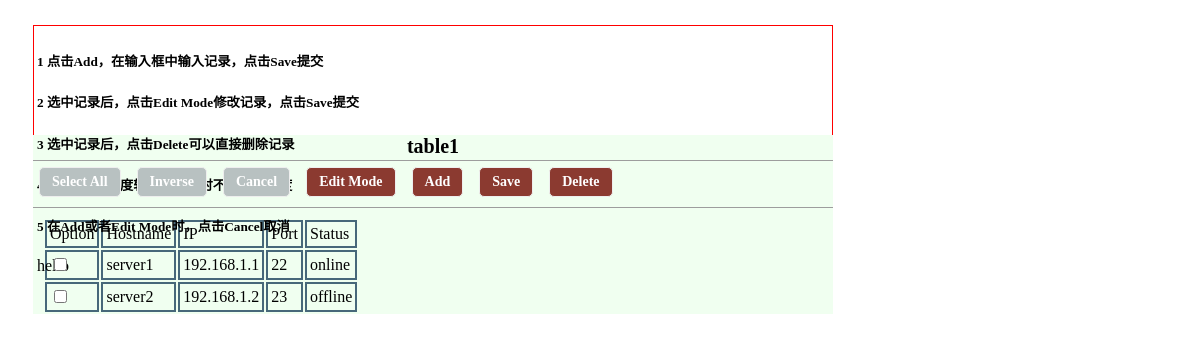
The app's page /app01/edit_row/ with its own data.
### app01/models.py (models this page shows)
class host(models.Model):
    hostname = models.CharField(max_length=32)
    ip = models.CharField(max_length=32)
    port = models.CharField(max_length=8)
    status = models.CharField(max_length=10)

### app01/views.py (the view)
def edit_row(request):
    host_query=models.host.objects.all()
    return render(request,'edit_row.html',{'hosts':host_query})

### templates/edit_row.html (shortened to what this page needs)
<!DOCTYPE html>
<html lang="en">
<head>
    <link rel="stylesheet" href="/static/css/edit_row.css" type="text/css">
</head>
<body>
    <div id="container_editr" style="width: 800px;margin: 10px;padding: 15px;">
        <div style="height: 60px;">
            <div style="border: 1px solid red;padding: 3px;">
                <h5>1 点击Add，在输入框中输入记录，点击Save提交</h5>
                <h5>2 选中记录后，点击Edit Mode修改记录，点击Save提交</h5>
                <h5>3 选中记录后，点击Delete可以直接删除记录</h5>
                <h5>4 status数据长度较短，修改时不要超过长度</h5>
                <h5>5 在Add或者Edit Mode时，点击Cancel取消</h5>
                <p>hello</p>
            </div>
        </div>
    <div class="table_panel" style="background-color: honeydew;margin-top: 50px;">
        <div class="table_title" style="text-align: center;font-weight: bold;font-size: 20px;border-bottom: 1px solid #9d9d9d;height: 25px;">table1</div>
        <div class="bt_area" style="border-bottom: 1px solid #9d9d9d">
            <div style="display: inline-block">
                <a id="select" class="buttons">Select All</a>
            </div>
            <div style="display: inline-block;">
                <a id="inverse" class="buttons">Inverse</a>
            </div>
            <div style="display: inline-block;">
                <a id="cancel" class="buttons">Cancel</a>
            </div>
            <div style="display: inline-block;">
                <a id="edit" class="buttons" style="background-color: #8b3a30">Edit Mode</a>
            </div>
            <div style="display: inline-block;">
                <a id="add" class="buttons" style="background-color: #8b3a30">Add</a>
            </div>
            <div style="display: inline-block;">
                <a id="save" class="buttons" style="background-color: #8b3a30">Save</a>
            </div>
            <div style="display: inline-block;">
                <a id="delete" class="buttons" style="background-color: #8b3a30">Delete</a>
            </div>
        </div>
        <div id="table_area" style="margin: 10px;">
            <table>
                <thead>
                    <tr>
                        <td>Option</td>
                        <td>Hostname</td>
                        <td>IP</td>
                        <td>Port</td>
                        <td>Status</td>
                    </tr>
                </thead>
                <tbody>
                    {% for host_item in hosts %}
                    <tr row_id="{{ host_item.id }}">
                        <td>
                            <input type="checkbox"/>
                        </td>
                        <td>{{ host_item.hostname }}</td>
                        <td>{{ host_item.ip }}</td>
                        <td>{{ host_item.port }}</td>
                        <td>{{ host_item.status }}</td>
                    </tr>
                    {% endfor %}
                </tbody>
            </table>
    </div>
    </div>
    </div>
</body>
</html>

### static/css/edit_row.css (style rules this page uses)
.buttons { display: inline; float: left; margin: 6px 6px; font-size: 14px; font-weight: bold; border: 1px solid #eee; cursor: pointer; padding: 6px 12px; color: #fff; background-color: #b8c1c1; border-radius: 5px; }

### templates/edit_row.html (style rules this page uses)
table td { border: 2px solid #47687a; padding: 3px; }

### records on screen
host: hostname "server1", ip "192.168.1.1", port "22", status "online"
host: hostname "server2", ip "192.168.1.2", port "23", status "offline"
